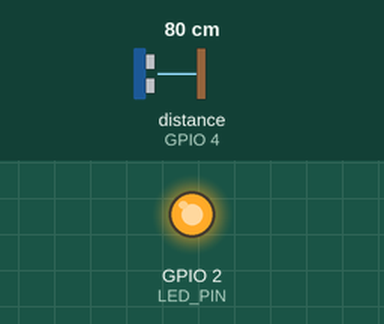
A sketch run on a simulated ESP8266 (NodeMCU). Shown: output pins drawn as LEDs (lit = HIGH). Wiring (inferred from the names in the program): ultrasonic range finder: trigger GPIO 5; echo GPIO 4. The inputs (shaded band) are chosen by the test bench; at power-on: distance to the obstacle (sensor on GPIO 4) 80 cm. The echo pulse lasts 58.3 µs per cm; WiFi joins after 1.5 s; servers stay silent unless stated; uploads are accepted with an empty reply; the local clock reads 2024-03-15 10:24:30 at power-on unless the sketch sets it; pins used as bus, display or sensor lines are not drawn; what the sketch prints to the serial monitor is not drawn.

Above: at 16.3 s.
At 30.65 s:
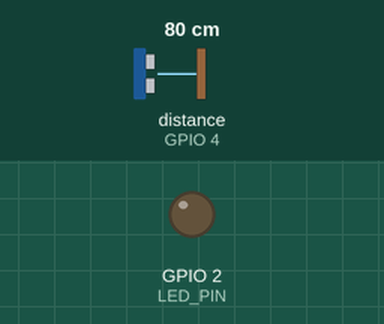
Timing chart, 0 to 41.9 s (numbered marks = the images above):
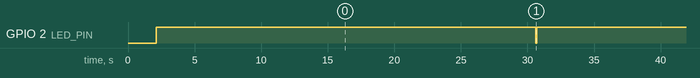

Measured:
- by itself, GPIO 2 (LED_PIN): alternates HIGH for 30.5 s and LOW for 0.10 s

The sketch:

Arduino_WebApp_Sender.ino
```cpp
/*
  Water Level Monitor - Web App Sender
  Sends water level data to Supabase via HTTPS

  This sketch sends water level readings from the sensor
  to the web dashboard through the Supabase Edge Function.
*/

#include <ESP8266WiFi.h>
#include <ESP8266HTTPClient.h>

#define WIFI_SSID "mohanraj"
#define WIFI_PASS "k70mohanraj"

#define TRIG_PIN 5        // GPIO5 (D1)
#define ECHO_PIN 4        // GPIO4 (D2)
#define LED_PIN LED_BUILTIN

#define DISTANCE_EMPTY 217.0
#define DISTANCE_FULL 21.0
#define TANK_HEIGHT (DISTANCE_EMPTY - DISTANCE_FULL)
#define MIN_DISTANCE 25.0
#define MAX_DISTANCE 450.0
#define ULTRASONIC_TIMEOUT 30000UL

#define SUPABASE_URL "https://0ec90b57d6e95fcbda19832f.supabase.co"
#define SUPABASE_ANON_KEY "eyJhbGciOiJIUzI1NiIsInR5cCI6IkpXVCJ9.eyJpc3MiOiJib2x0IiwicmVmIjoiMGVjOTBiNTdkNmU5NWZjYmRhMTk4MzJmIiwicm9sZSI6ImFub24iLCJpYXQiOjE3NTg4ODE1NzQsImV4cCI6MTc1ODg4MTU3NH0.9I8-U0x86Ak8t2DGaIk0HfvTSLsAyzdnz-Nw00mMkKw"

float distanceHistory[5];
int historyIndex = 0;
unsigned long lastSend = 0;
const unsigned long SEND_INTERVAL = 30000; // Send every 30 seconds

void setup() {
  Serial.begin(115200);
  delay(100);
  Serial.println("\n\n=== Water Monitor Web Sender ===");

  pinMode(LED_PIN, OUTPUT);
  pinMode(TRIG_PIN, OUTPUT);
  pinMode(ECHO_PIN, INPUT);
  digitalWrite(TRIG_PIN, LOW);

  for (int i = 0; i < 5; i++) {
    distanceHistory[i] = -1.0;
  }

  connectToWiFi();
}

void loop() {
  if (WiFi.status() != WL_CONNECTED) {
    connectToWiFi();
  }

  float distance = measureDistance();

  if (distance > MIN_DISTANCE && distance < MAX_DISTANCE) {
    distanceHistory[historyIndex] = distance;
    historyIndex = (historyIndex + 1) % 5;

    if (millis() - lastSend >= SEND_INTERVAL) {
      float medianDist = getMedianDistance();
      float level = calculateWaterLevel(medianDist);

      Serial.print("Level: ");
      Serial.print(level, 1);
      Serial.print("% | Distance: ");
      Serial.print(medianDist, 1);
      Serial.println(" cm");

      sendToWebApp(level, medianDist);
      lastSend = millis();
    }
  }

  delay(500);
}

void connectToWiFi() {
  if (WiFi.status() == WL_CONNECTED) return;

  Serial.print("Connecting to WiFi: ");
  Serial.println(WIFI_SSID);

  WiFi.begin(WIFI_SSID, WIFI_PASS);

  int attempts = 0;
  while (WiFi.status() != WL_CONNECTED && attempts < 20) {
    delay(500);
    Serial.print(".");
    attempts++;
  }

  if (WiFi.status() == WL_CONNECTED) {
    Serial.println();
    Serial.print("Connected! IP: ");
    Serial.println(WiFi.localIP());
    digitalWrite(LED_PIN, LOW); // LED on
    delay(500);
    digitalWrite(LED_PIN, HIGH); // LED off
  } else {
    Serial.println("\nFailed to connect WiFi");
  }
}

float measureDistance() {
  digitalWrite(TRIG_PIN, HIGH);
  delayMicroseconds(10);
  digitalWrite(TRIG_PIN, LOW);

  unsigned long duration = pulseIn(ECHO_PIN, HIGH, ULTRASONIC_TIMEOUT);

  if (duration == 0) {
    return -1.0;
  }

  return duration * 0.0343 / 2.0;
}

float getMedianDistance() {
  float sorted[5];
  int validCount = 0;

  for (int i = 0; i < 5; i++) {
    if (distanceHistory[i] > 0) {
      sorted[validCount++] = distanceHistory[i];
    }
  }

  if (validCount == 0) return -1.0;

  for (int i = 0; i < validCount - 1; i++) {
    for (int j = i + 1; j < validCount; j++) {
      if (sorted[i] > sorted[j]) {
        float temp = sorted[i];
        sorted[i] = sorted[j];
        sorted[j] = temp;
      }
    }
  }

  return sorted[validCount / 2];
}

float calculateWaterLevel(float distance) {
  float percentage = 100.0 * (DISTANCE_EMPTY - distance) / TANK_HEIGHT;
  if (percentage < 0) percentage = 0;
  if (percentage > 100) percentage = 100;
  return percentage;
}

void sendToWebApp(float level, float distance) {
  if (WiFi.status() != WL_CONNECTED) {
    Serial.println("WiFi not connected");
    return;
  }

  HTTPClient http;

  String url = String(SUPABASE_URL) + "/functions/v1/save_water_reading";
  http.begin(url);
  http.addHeader("Content-Type", "application/json");
  http.addHeader("Authorization", "Bearer " + String(SUPABASE_ANON_KEY));

  String payload = "{\"water_level\":" + String(level, 1) +
                   ",\"distance\":" + String(distance, 1) +
                   ",\"timestamp\":\"" + getISO8601Time() + "\"}";

  int httpCode = http.POST(payload);

  if (httpCode == HTTP_CODE_OK) {
    Serial.println("Data sent successfully");
    digitalWrite(LED_PIN, LOW);
    delay(100);
    digitalWrite(LED_PIN, HIGH);
  } else {
    Serial.print("HTTP Error: ");
    Serial.println(httpCode);
  }

  http.end();
}

String getISO8601Time() {
  time_t now = time(nullptr);
  struct tm* timeinfo = gmtime(&now);

  char buffer[25];
  strftime(buffer, sizeof(buffer), "%Y-%m-%dT%H:%M:%SZ", timeinfo);

  return String(buffer);
}
```
